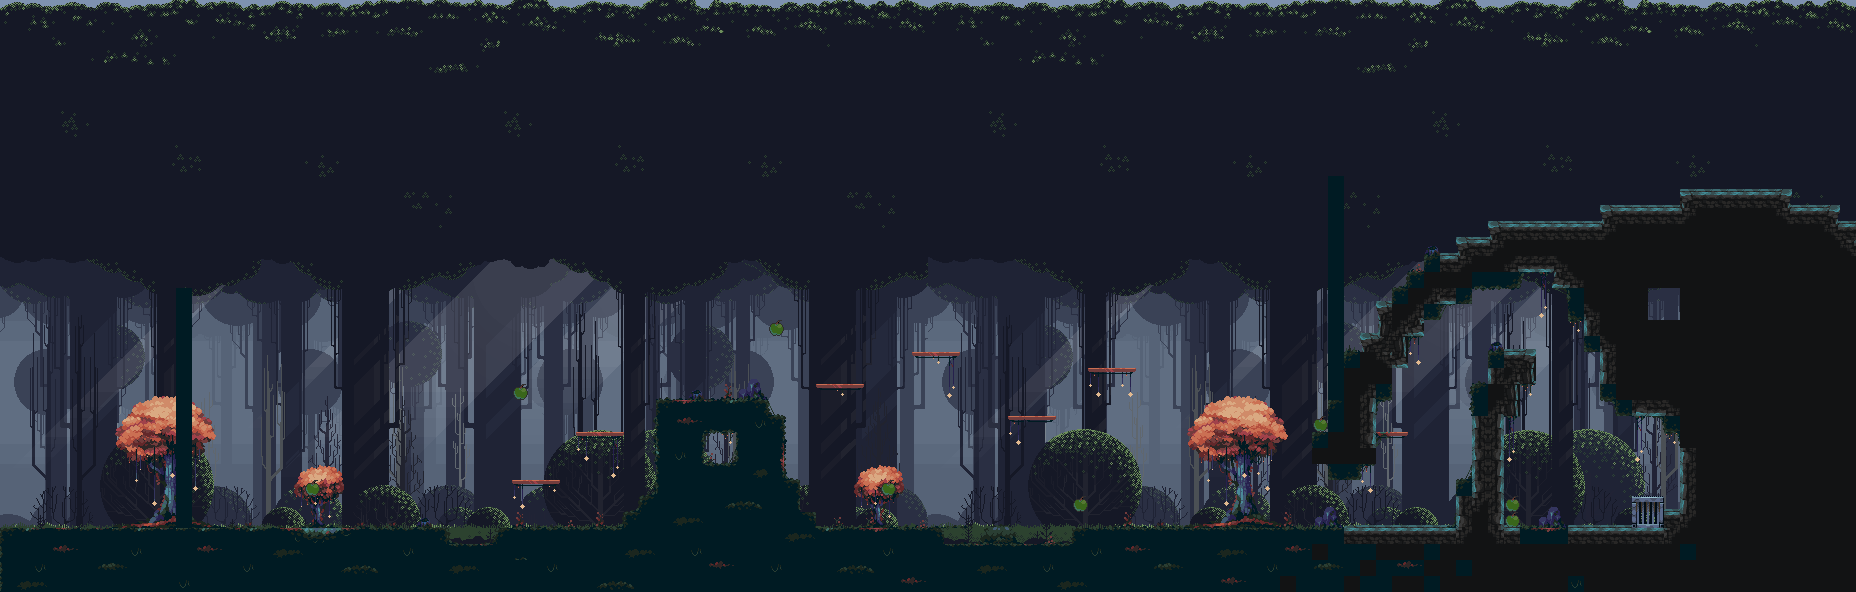

This is a level from a 2D game, rendered from its Tiled map with the project's own tilesets. A one-line summary and the map file follow, with tile-layer data summarised:
An orthogonal 116x37 tile map with 16x16 px tiles, 7 tile layers (Background, Background_Decorations, Walls, Invisible, ...), 4 tilesets and 28 objects.

<map version="1.4" tiledversion="1.4.3" orientation="orthogonal" renderorder="right-down" width="116" height="37" tilewidth="16" tileheight="16" infinite="0" nextlayerid="12" nextobjectid="32">
 <tileset firstgid="1" source="bedhead/assets/Base_Tiles.tsx" />
 <tileset firstgid="199" source="bedhead/assets/Background_Tile.tsx" />
 <tileset firstgid="200" source="bedhead/assets/Complimentary_Tiles_2.tsx" />
 <tileset firstgid="1100" source="bedhead/assets/Items.tsx" />
 <layer id="1" name="Background" width="116" height="37">
  <data>[4292 cells, 2 non-empty, 1 distinct tile ids]</data>
 </layer>
 <layer id="2" name="Background_Decorations" width="116" height="37">
  <data>[4292 cells, 328 non-empty, 115 distinct tile ids]</data>
 </layer>
 <layer id="3" name="Walls" width="116" height="37">
  <data>[4292 cells, 600 non-empty, 8 distinct tile ids]</data>
 </layer>
 <layer id="10" name="Invisible" width="116" height="37">
  <data>[4292 cells, 149 non-empty, 3 distinct tile ids]</data>
 </layer>
 <objectgroup id="6" name="Moving">
  <object id="15" gid="80" x="1200" y="512" width="16" height="16">
   <properties>
    <property name="bottom_boundary" value="200" />
    <property name="change_y" value="1" />
    <property name="top_boundary" value="500" />
   </properties>
  </object>
  <object id="16" gid="78" x="1184" y="512" width="16" height="16">
   <properties>
    <property name="bottom_boundary" value="200" />
    <property name="change_y" value="1" />
    <property name="top_boundary" value="500" />
   </properties>
  </object>
  <object id="17" gid="82" x="1216" y="512" width="16" height="16">
   <properties>
    <property name="bottom_boundary" value="200" />
    <property name="change_y" value="1" />
    <property name="top_boundary" value="500" />
   </properties>
  </object>
 </objectgroup>
 <objectgroup id="7" name="Hazards">
  <object id="1" gid="423" x="449" y="543.5" width="16" height="16" />
  <object id="2" gid="423" x="465.5" y="543.75" width="16" height="16" />
  <object id="3" gid="423" x="481.25" y="544" width="16" height="16" />
  <object id="7" gid="423" x="944.667" y="543" width="16" height="16" />
  <object id="8" gid="423" x="960.333" y="542" width="16" height="16" />
  <object id="9" gid="423" x="976" y="543" width="16" height="16" />
  <object id="10" gid="423" x="993.333" y="543" width="16" height="16" />
  <object id="11" gid="423" x="1009.67" y="543" width="16" height="16" />
  <object id="12" gid="423" x="1025.33" y="543.667" width="16" height="16" />
  <object id="13" gid="423" x="1041.33" y="543.667" width="16" height="16" />
  <object id="14" gid="423" x="1056.67" y="543" width="16" height="16" />
  <object id="19" gid="534" x="1392" y="384" width="16" height="16" />
  <object id="20" gid="534" x="1392" y="400" width="16" height="16" />
  <object id="21" gid="352" x="1424" y="336" width="16" height="16" />
  <object id="22" gid="531" x="1456" y="432" width="16" height="16" />
  <object id="23" gid="531" x="1456" y="416" width="16" height="16" />
  <object id="24" gid="352" x="1504" y="304" width="16" height="16" />
  <object id="25" gid="352" x="1488" y="304" width="16" height="16" />
  <object id="26" gid="531" x="1584" y="400" width="16" height="16" />
  <object id="27" gid="531" x="1584" y="384" width="16" height="16" />
  <object id="28" gid="388" x="1552" y="528" width="16" height="16" />
  <object id="29" gid="388" x="1536" y="528" width="16" height="16" />
  <object id="30" gid="388" x="1568" y="528" width="16" height="16" />
 </objectgroup>
 <layer id="4" name="Doors" width="116" height="37">
  <data>[4292 cells, 4 non-empty, 4 distinct tile ids]</data>
 </layer>
 <layer id="5" name="Coins" width="116" height="37">
  <data>[4292 cells, 8 non-empty, 1 distinct tile ids]</data>
 </layer>
 <objectgroup id="11" name="Keys">
  <object id="18" gid="1169" x="711" y="455.5" width="16" height="16" />
  <object id="31" gid="1169" x="1655.5" y="312" width="16" height="16" />
 </objectgroup>
 <layer id="9" name="Decorations" width="116" height="37">
  <data>[4292 cells, 645 non-empty, 63 distinct tile ids]</data>
 </layer>
</map>
